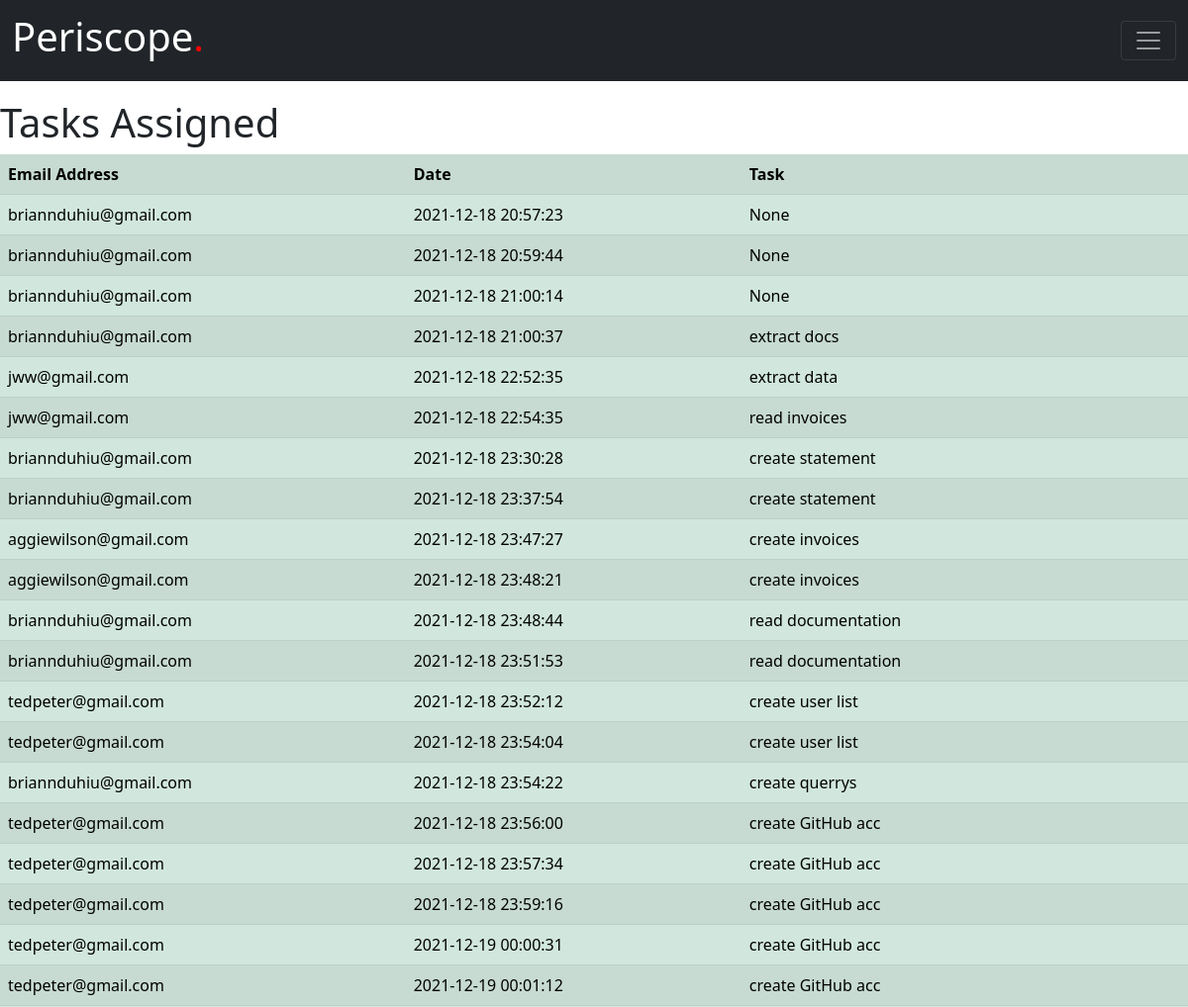
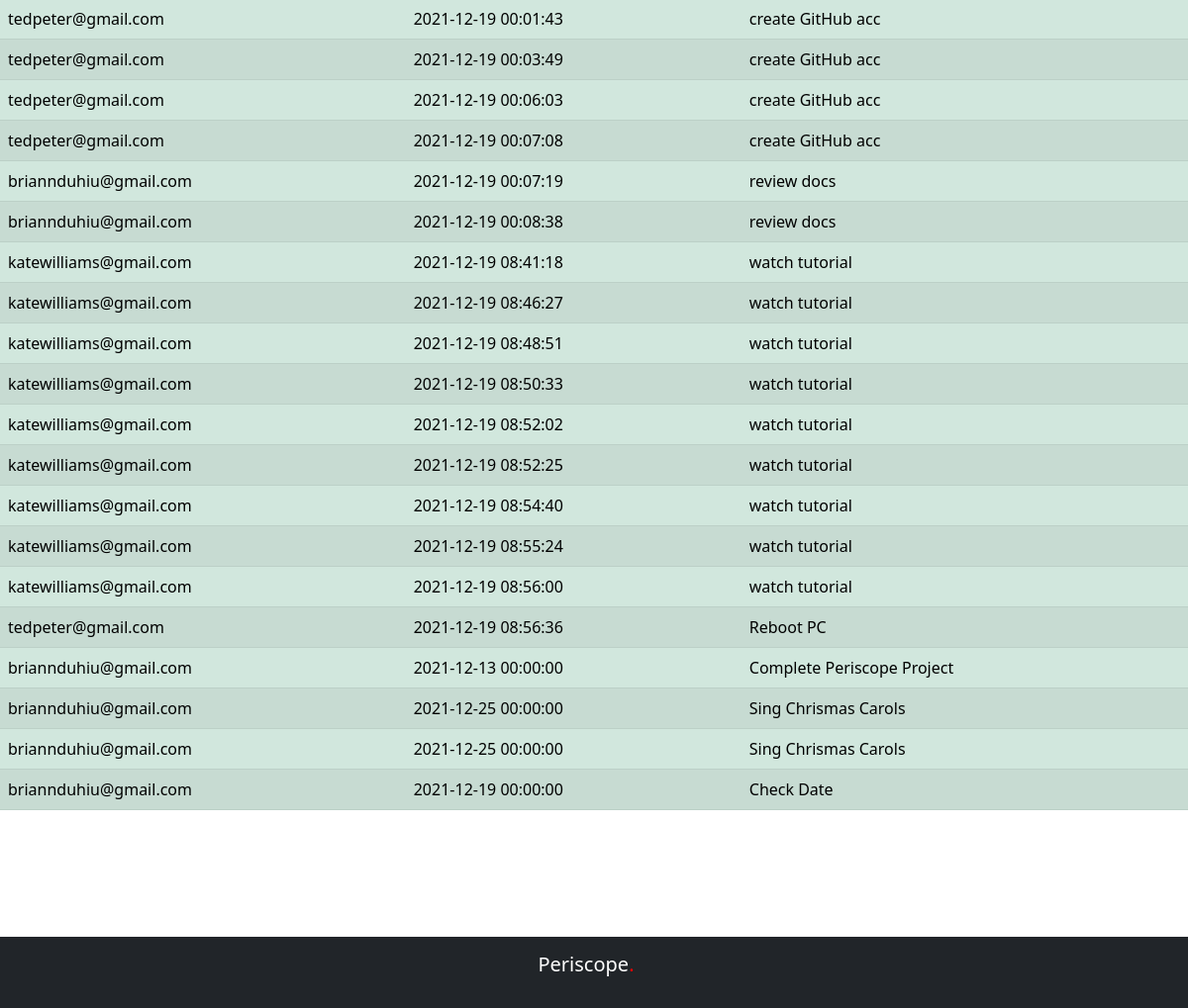
The app's page /admin/reports/tasks with its own data (2 pictures, top to bottom).
### models.py (models this page shows)
class Employee(db.Model, UserMixin):
    id = db.Column(db.Integer, primary_key=True)
    email = db.Column(db.String(150), unique=True)
    password = db.Column(db.String(150))
    first_name = db.Column(db.String(150))
    last_name = db.Column(db.String(150))
    tasks = db.relationship('Tasks')
    shift = db.relationship('Shift')

class Tasks(db.Model):
    id = db.Column(db.Integer, primary_key=True)
    data = db.Column(db.String(15000))
    date = db.Column(db.DateTime(timezone=True), default=func.now())
    user_id = db.Column(db.Integer, db.ForeignKey('employee.id'))

### views.py (the view)
@views.route('/admin/reports/tasks')
def tasks_report():
    tasksList = db.session.query(Tasks)
    employee = db.session.query(Employee)
    return render_template("tasks_reports.html",tasksList=tasksList, employee=employee)

### templates/tasks_reports.html
{% extends "admin_base.html" %}
{%block content%}
<h1 style="margin-top: 100px;">Tasks Assigned</h1>
<table class="table table-success table-striped"style="margin-bottom: 200px;">
    <th scope="col">Email Address</th>
    <th scope="col">Date</th>
    <th scope="col">Task</th>
    {% for task in tasksList %}
    {% for staff in employee %}
    {% if task.user_id == staff.id %}
    <tr>
    <td>{{staff.email}}</td>
    <td>{{task.date}}</td>
    <td>{{task.data}}</td>
    </tr>
    {% endif %}
    {% endfor %}
    {% endfor %}
</table>
{%endblock%}

### records on screen
Tasks: date "2021-12-18 20:57:23", data "None"
Employee: email "briannduhiu@gmail.com"
Tasks: date "2021-12-18 20:59:44", data "None"
Tasks: date "2021-12-18 21:00:14", data "None"
Tasks: date "2021-12-18 21:00:37", data "extract docs"
Tasks: date "2021-12-18 22:52:35", data "extract data"
Employee: email "jww@gmail.com"
Tasks: date "2021-12-18 22:54:35", data "read invoices"
Tasks: date "2021-12-18 23:30:28", data "create statement"
Tasks: date "2021-12-18 23:37:54", data "create statement"
Tasks: date "2021-12-18 23:47:27", data "create invoices"
Employee: email "aggiewilson@gmail.com"
Tasks: date "2021-12-18 23:48:21", data "create invoices"
Tasks: date "2021-12-18 23:48:44", data "read documentation"
Tasks: date "2021-12-18 23:51:53", data "read documentation"
Tasks: date "2021-12-18 23:52:12", data "create user list"
Employee: email "tedpeter@gmail.com"
Tasks: date "2021-12-18 23:54:04", data "create user list"
Tasks: date "2021-12-18 23:54:22", data "create querrys"
Tasks: date "2021-12-18 23:56:00", data "create GitHub acc"
Tasks: date "2021-12-18 23:57:34", data "create GitHub acc"
Tasks: date "2021-12-18 23:59:16", data "create GitHub acc"
Tasks: date "2021-12-19 00:00:31", data "create GitHub acc"
Tasks: date "2021-12-19 00:01:12", data "create GitHub acc"
Tasks: date "2021-12-19 00:01:43", data "create GitHub acc"
Tasks: date "2021-12-19 00:03:49", data "create GitHub acc"
Tasks: date "2021-12-19 00:06:03", data "create GitHub acc"
Tasks: date "2021-12-19 00:07:08", data "create GitHub acc"
Tasks: date "2021-12-19 00:07:19", data "review docs"
Tasks: date "2021-12-19 00:08:38", data "review docs"
Tasks: date "2021-12-19 08:41:18", data "watch tutorial"
Employee: email "katewilliams@gmail.com"
Tasks: date "2021-12-19 08:46:27", data "watch tutorial"
Tasks: date "2021-12-19 08:48:51", data "watch tutorial"
Tasks: date "2021-12-19 08:50:33", data "watch tutorial"
Tasks: date "2021-12-19 08:52:02", data "watch tutorial"
Tasks: date "2021-12-19 08:52:25", data "watch tutorial"
Tasks: date "2021-12-19 08:54:40", data "watch tutorial"
Tasks: date "2021-12-19 08:55:24", data "watch tutorial"
Tasks: date "2021-12-19 08:56:00", data "watch tutorial"
Tasks: date "2021-12-19 08:56:36", data "Reboot PC"
Tasks: date "2021-12-13 00:00:00", data "Complete Periscope Project"
Tasks: date "2021-12-25 00:00:00", data "Sing Chrismas Carols"
Tasks: date "2021-12-25 00:00:00", data "Sing Chrismas Carols"
Tasks: date "2021-12-19 00:00:00", data "Check Date"
